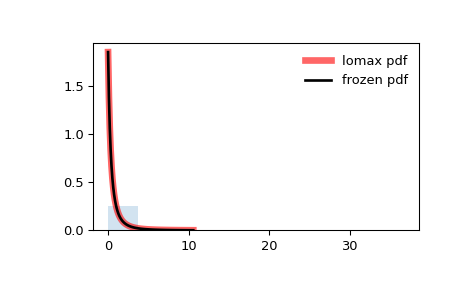

Generate this figure with Python:
from scipy.stats import lomax
import matplotlib.pyplot as plt
fig, ax = plt.subplots(1, 1)

# Calculate the first four moments:

c = 1.88
mean, var, skew, kurt = lomax.stats(c, moments='mvsk')

# Display the probability density function (``pdf``):

x = np.linspace(lomax.ppf(0.01, c),
                lomax.ppf(0.99, c), 100)
ax.plot(x, lomax.pdf(x, c),
       'r-', lw=5, alpha=0.6, label='lomax pdf')

# Alternatively, the distribution object can be called (as a function)
# to fix the shape, location and scale parameters. This returns a "frozen"
# RV object holding the given parameters fixed.

# Freeze the distribution and display the frozen ``pdf``:

rv = lomax(c)
ax.plot(x, rv.pdf(x), 'k-', lw=2, label='frozen pdf')

# Check accuracy of ``cdf`` and ``ppf``:

vals = lomax.ppf([0.001, 0.5, 0.999], c)
np.allclose([0.001, 0.5, 0.999], lomax.cdf(vals, c))
# True

# Generate random numbers:

r = lomax.rvs(c, size=1000)

# And compare the histogram:

ax.hist(r, density=True, histtype='stepfilled', alpha=0.2)
ax.legend(loc='best', frameon=False)
plt.show()
